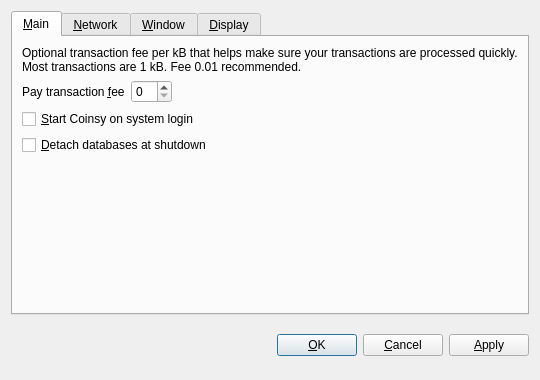
<?xml version="1.0" encoding="UTF-8"?>
<ui version="4.0">
 <class>OptionsDialog</class>
 <widget class="QDialog" name="OptionsDialog">
  <property name="geometry">
   <rect>
    <x>0</x>
    <y>0</y>
    <width>540</width>
    <height>380</height>
   </rect>
  </property>
  <property name="windowTitle">
   <string>Options</string>
  </property>
  <property name="modal">
   <bool>true</bool>
  </property>
  <layout class="QVBoxLayout" name="verticalLayout">
   <item>
    <widget class="QTabWidget" name="tabWidget">
     <property name="tabPosition">
      <enum>QTabWidget::North</enum>
     </property>
     <property name="currentIndex">
      <number>0</number>
     </property>
     <widget class="QWidget" name="tabMain">
      <attribute name="title">
       <string>&amp;Main</string>
      </attribute>
      <layout class="QVBoxLayout" name="verticalLayout_Main">
       <item>
        <widget class="QLabel" name="transactionFeeInfoLabel">
         <property name="text">
          <string>Optional transaction fee per kB that helps make sure your transactions are processed quickly. Most transactions are 1 kB. Fee 0.01 recommended.</string>
         </property>
         <property name="textFormat">
          <enum>Qt::PlainText</enum>
         </property>
         <property name="wordWrap">
          <bool>true</bool>
         </property>
        </widget>
       </item>
       <item>
        <layout class="QHBoxLayout" name="horizontalLayout_Main">
         <item>
          <widget class="QLabel" name="transactionFeeLabel">
           <property name="text">
            <string>Pay transaction &amp;fee</string>
           </property>
           <property name="textFormat">
            <enum>Qt::PlainText</enum>
           </property>
           <property name="buddy">
            <cstring>transactionFee</cstring>
           </property>
          </widget>
         </item>
         <item>
          <widget class="BitcoinAmountField" name="transactionFee"/>
         </item>
         <item>
          <spacer name="horizontalSpacer_Main">
           <property name="orientation">
            <enum>Qt::Horizontal</enum>
           </property>
           <property name="sizeHint" stdset="0">
            <size>
             <width>40</width>
             <height>20</height>
            </size>
           </property>
          </spacer>
         </item>
        </layout>
       </item>
       <item>
        <widget class="QCheckBox" name="bitcoinAtStartup">
         <property name="toolTip">
          <string>Automatically start Coinsy after logging in to the system.</string>
         </property>
         <property name="text">
          <string>&amp;Start Coinsy on system login</string>
         </property>
        </widget>
       </item>
       <item>
        <widget class="QCheckBox" name="detachDatabases">
         <property name="toolTip">
          <string>Detach block and address databases at shutdown. This means they can be moved to another data directory, but it slows down shutdown. The wallet is always detached.</string>
         </property>
         <property name="text">
          <string>&amp;Detach databases at shutdown</string>
         </property>
        </widget>
       </item>
       <item>
        <spacer name="verticalSpacer_Main">
         <property name="orientation">
          <enum>Qt::Vertical</enum>
         </property>
         <property name="sizeHint" stdset="0">
          <size>
           <width>20</width>
           <height>40</height>
          </size>
         </property>
        </spacer>
       </item>
      </layout>
     </widget>
     <widget class="QWidget" name="tabNetwork">
      <attribute name="title">
       <string>&amp;Network</string>
      </attribute>
      <layout class="QVBoxLayout" name="verticalLayout_Network">
       <item>
        <widget class="QCheckBox" name="mapPortUpnp">
         <property name="toolTip">
          <string>Automatically open the Coinsy client port on the router. This only works when your router supports UPnP and it is enabled.</string>
         </property>
         <property name="text">
          <string>Map port using &amp;UPnP</string>
         </property>
        </widget>
       </item>
       <item>
        <widget class="QCheckBox" name="connectSocks">
         <property name="toolTip">
          <string>Connect to the Coinsy network through a SOCKS proxy (e.g. when connecting through Tor).</string>
         </property>
         <property name="text">
          <string>&amp;Connect through SOCKS proxy:</string>
         </property>
        </widget>
       </item>
       <item>
        <layout class="QHBoxLayout" name="horizontalLayout_Network">
         <item>
          <widget class="QLabel" name="proxyIpLabel">
           <property name="text">
            <string>Proxy &amp;IP:</string>
           </property>
           <property name="textFormat">
            <enum>Qt::PlainText</enum>
           </property>
           <property name="buddy">
            <cstring>proxyIp</cstring>
           </property>
          </widget>
         </item>
         <item>
          <widget class="QValidatedLineEdit" name="proxyIp">
           <property name="maximumSize">
            <size>
             <width>140</width>
             <height>16777215</height>
            </size>
           </property>
           <property name="toolTip">
            <string>IP address of the proxy (e.g. 127.0.0.1)</string>
           </property>
          </widget>
         </item>
         <item>
          <widget class="QLabel" name="proxyPortLabel">
           <property name="text">
            <string>&amp;Port:</string>
           </property>
           <property name="textFormat">
            <enum>Qt::PlainText</enum>
           </property>
           <property name="buddy">
            <cstring>proxyPort</cstring>
           </property>
          </widget>
         </item>
         <item>
          <widget class="QLineEdit" name="proxyPort">
           <property name="maximumSize">
            <size>
             <width>55</width>
             <height>16777215</height>
            </size>
           </property>
           <property name="toolTip">
            <string>Port of the proxy (e.g. 9050)</string>
           </property>
          </widget>
         </item>
         <item>
          <widget class="QLabel" name="socksVersionLabel">
           <property name="text">
            <string>SOCKS &amp;Version:</string>
           </property>
           <property name="textFormat">
            <enum>Qt::PlainText</enum>
           </property>
           <property name="buddy">
            <cstring>socksVersion</cstring>
           </property>
          </widget>
         </item>
         <item>
          <widget class="QValueComboBox" name="socksVersion">
           <property name="toolTip">
            <string>SOCKS version of the proxy (e.g. 5)</string>
           </property>
          </widget>
         </item>
         <item>
          <spacer name="horizontalSpacer_Network">
           <property name="orientation">
            <enum>Qt::Horizontal</enum>
           </property>
           <property name="sizeHint" stdset="0">
            <size>
             <width>40</width>
             <height>20</height>
            </size>
           </property>
          </spacer>
         </item>
        </layout>
       </item>
       <item>
        <spacer name="verticalSpacer_Network">
         <property name="orientation">
          <enum>Qt::Vertical</enum>
         </property>
         <property name="sizeHint" stdset="0">
          <size>
           <width>20</width>
           <height>40</height>
          </size>
         </property>
        </spacer>
       </item>
      </layout>
     </widget>
     <widget class="QWidget" name="tabWindow">
      <attribute name="title">
       <string>&amp;Window</string>
      </attribute>
      <layout class="QVBoxLayout" name="verticalLayout_Window">
       <item>
        <widget class="QCheckBox" name="minimizeToTray">
         <property name="toolTip">
          <string>Show only a tray icon after minimizing the window.</string>
         </property>
         <property name="text">
          <string>&amp;Minimize to the tray instead of the taskbar</string>
         </property>
        </widget>
       </item>
       <item>
        <widget class="QCheckBox" name="minimizeOnClose">
         <property name="toolTip">
          <string>Minimize instead of exit the application when the window is closed. When this option is enabled, the application will be closed only after selecting Quit in the menu.</string>
         </property>
         <property name="text">
          <string>M&amp;inimize on close</string>
         </property>
        </widget>
       </item>
       <item>
        <spacer name="verticalSpacer_Window">
         <property name="orientation">
          <enum>Qt::Vertical</enum>
         </property>
         <property name="sizeHint" stdset="0">
          <size>
           <width>20</width>
           <height>40</height>
          </size>
         </property>
        </spacer>
       </item>
      </layout>
     </widget>
     <widget class="QWidget" name="tabDisplay">
      <attribute name="title">
       <string>&amp;Display</string>
      </attribute>
      <layout class="QVBoxLayout" name="verticalLayout_Display">
       <item>
        <layout class="QHBoxLayout" name="horizontalLayout_1_Display">
         <item>
          <widget class="QLabel" name="langLabel">
           <property name="text">
            <string>User Interface &amp;language:</string>
           </property>
           <property name="textFormat">
            <enum>Qt::PlainText</enum>
           </property>
           <property name="buddy">
            <cstring>lang</cstring>
           </property>
          </widget>
         </item>
         <item>
          <widget class="QValueComboBox" name="lang">
           <property name="toolTip">
            <string>The user interface language can be set here. This setting will take effect after restarting Coinsy.</string>
           </property>
          </widget>
         </item>
        </layout>
       </item>
       <item>
        <layout class="QHBoxLayout" name="horizontalLayout_2_Display">
         <item>
          <widget class="QLabel" name="unitLabel">
           <property name="text">
            <string>&amp;Unit to show amounts in:</string>
           </property>
           <property name="textFormat">
            <enum>Qt::PlainText</enum>
           </property>
           <property name="buddy">
            <cstring>unit</cstring>
           </property>
          </widget>
         </item>
         <item>
          <widget class="QValueComboBox" name="unit">
           <property name="toolTip">
            <string>Choose the default subdivision unit to show in the interface and when sending coins.</string>
           </property>
          </widget>
         </item>
        </layout>
       </item>
       <item>
        <widget class="QCheckBox" name="displayAddresses">
         <property name="toolTip">
          <string>Whether to show Coinsy addresses in the transaction list or not.</string>
         </property>
         <property name="text">
          <string>&amp;Display addresses in transaction list</string>
         </property>
        </widget>
       </item>
       <item>
        <widget class="QCheckBox" name="coinControlFeatures">
         <property name="toolTip">
          <string>Whether to show coin control features or not.</string>
         </property>
         <property name="text">
          <string>Display coin &amp;control features (experts only!)</string>
         </property>
        </widget>
       </item>
       <item>
        <spacer name="verticalSpacer_Display">
         <property name="orientation">
          <enum>Qt::Vertical</enum>
         </property>
         <property name="sizeHint" stdset="0">
          <size>
           <width>20</width>
           <height>40</height>
          </size>
         </property>
        </spacer>
       </item>
      </layout>
     </widget>
    </widget>
   </item>
   <item>
    <layout class="QHBoxLayout" name="horizontalLayout_Buttons">
     <item>
      <spacer name="horizontalSpacer_1">
       <property name="orientation">
        <enum>Qt::Horizontal</enum>
       </property>
       <property name="sizeHint" stdset="0">
        <size>
         <width>40</width>
         <height>48</height>
        </size>
       </property>
      </spacer>
     </item>
     <item>
      <widget class="QLabel" name="statusLabel">
       <property name="font">
        <font>
         <weight>75</weight>
         <bold>true</bold>
        </font>
       </property>
       <property name="text">
        <string/>
       </property>
       <property name="textFormat">
        <enum>Qt::PlainText</enum>
       </property>
       <property name="wordWrap">
        <bool>true</bool>
       </property>
      </widget>
     </item>
     <item>
      <spacer name="horizontalSpacer_2">
       <property name="orientation">
        <enum>Qt::Horizontal</enum>
       </property>
       <property name="sizeHint" stdset="0">
        <size>
         <width>40</width>
         <height>48</height>
        </size>
       </property>
      </spacer>
     </item>
     <item>
      <widget class="QPushButton" name="okButton">
       <property name="text">
        <string>&amp;OK</string>
       </property>
      </widget>
     </item>
     <item>
      <widget class="QPushButton" name="cancelButton">
       <property name="text">
        <string>&amp;Cancel</string>
       </property>
       <property name="autoDefault">
        <bool>false</bool>
       </property>
      </widget>
     </item>
     <item>
      <widget class="QPushButton" name="applyButton">
       <property name="text">
        <string>&amp;Apply</string>
       </property>
       <property name="autoDefault">
        <bool>false</bool>
       </property>
      </widget>
     </item>
    </layout>
   </item>
  </layout>
 </widget>
 <customwidgets>
  <customwidget>
   <class>BitcoinAmountField</class>
   <extends>QSpinBox</extends>
   <header>bitcoinamountfield.h</header>
  </customwidget>
  <customwidget>
   <class>QValueComboBox</class>
   <extends>QComboBox</extends>
   <header>qvaluecombobox.h</header>
  </customwidget>
  <customwidget>
   <class>QValidatedLineEdit</class>
   <extends>QLineEdit</extends>
   <header>qvalidatedlineedit.h</header>
  </customwidget>
 </customwidgets>
 <resources/>
 <connections/>
</ui>
